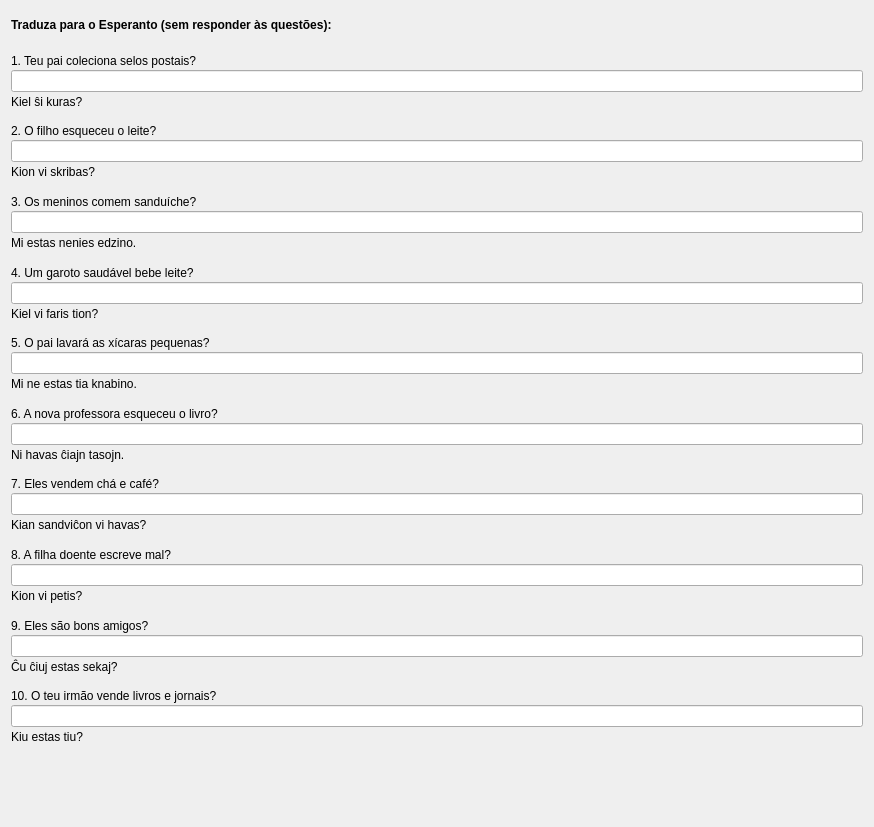
         <widget class="QWidget" name="scrollAreaWidgetContents_7">
          <property name="geometry">
           <rect>
            <x>0</x>
            <y>0</y>
            <width>874</width>
            <height>827</height>
           </rect>
          </property>
          <layout class="QVBoxLayout" name="verticalLayout_7">
           <property name="spacing">
            <number>12</number>
           </property>
           <item>
            <widget class="titolo" name="Lec06_Label25">
             <property name="sizePolicy">
              <sizepolicy hsizetype="Preferred" vsizetype="Maximum">
               <horstretch>0</horstretch>
               <verstretch>0</verstretch>
              </sizepolicy>
             </property>
             <property name="font">
              <font>
               <weight>75</weight>
               <bold>true</bold>
              </font>
             </property>
             <property name="text">
              <string>Traduza para o Esperanto (sem responder às questões):</string>
             </property>
             <property name="wordWrap">
              <bool>true</bool>
             </property>
            </widget>
           </item>
           <item>
            <layout class="QVBoxLayout" name="verticalLayout_173">
             <property name="spacing">
              <number>2</number>
             </property>
             <item>
              <widget class="QLabel" name="Lec06_Label475">
               <property name="text">
                <string>1. Teu pai coleciona selos postais?</string>
               </property>
               <property name="alignment">
                <set>Qt::AlignBottom|Qt::AlignLeading|Qt::AlignLeft</set>
               </property>
               <property name="wordWrap">
                <bool>true</bool>
               </property>
               <property name="buddy">
                <cstring>lineEdit_43</cstring>
               </property>
              </widget>
             </item>
             <item>
              <widget class="cx_edit" name="lineEdit_43">
               <property name="sizePolicy">
                <sizepolicy hsizetype="Preferred" vsizetype="Preferred">
                 <horstretch>0</horstretch>
                 <verstretch>0</verstretch>
                </sizepolicy>
               </property>
              </widget>
             </item>
             <item>
              <widget class="korekta" name="label">
               <property name="text">
                <string>Kiel ŝi kuras?</string>
               </property>
              </widget>
             </item>
            </layout>
           </item>
           <item>
            <layout class="QVBoxLayout" name="verticalLayout_174">
             <property name="spacing">
              <number>2</number>
             </property>
             <item>
              <widget class="QLabel" name="Lec06_Label476">
               <property name="text">
                <string>2. O filho esqueceu o leite?</string>
               </property>
               <property name="alignment">
                <set>Qt::AlignBottom|Qt::AlignLeading|Qt::AlignLeft</set>
               </property>
               <property name="wordWrap">
                <bool>true</bool>
               </property>
               <property name="buddy">
                <cstring>lineEdit_44</cstring>
               </property>
              </widget>
             </item>
             <item>
              <widget class="cx_edit" name="lineEdit_44">
               <property name="sizePolicy">
                <sizepolicy hsizetype="Preferred" vsizetype="Preferred">
                 <horstretch>0</horstretch>
                 <verstretch>0</verstretch>
                </sizepolicy>
               </property>
              </widget>
             </item>
             <item>
              <widget class="korekta" name="label_2">
               <property name="text">
                <string>Kion vi skribas?</string>
               </property>
              </widget>
             </item>
            </layout>
           </item>
           <item>
            <layout class="QVBoxLayout" name="verticalLayout_175">
             <property name="spacing">
              <number>2</number>
             </property>
             <item>
              <widget class="QLabel" name="Lec06_Label477">
               <property name="text">
                <string>3. Os meninos comem sanduíche?</string>
               </property>
               <property name="alignment">
                <set>Qt::AlignBottom|Qt::AlignLeading|Qt::AlignLeft</set>
               </property>
               <property name="wordWrap">
                <bool>true</bool>
               </property>
               <property name="buddy">
                <cstring>lineEdit_45</cstring>
               </property>
              </widget>
             </item>
             <item>
              <widget class="cx_edit" name="lineEdit_45">
               <property name="sizePolicy">
                <sizepolicy hsizetype="Preferred" vsizetype="Preferred">
                 <horstretch>0</horstretch>
                 <verstretch>0</verstretch>
                </sizepolicy>
               </property>
              </widget>
             </item>
             <item>
              <widget class="korekta" name="label_3">
               <property name="text">
                <string>Mi estas nenies edzino.</string>
               </property>
              </widget>
             </item>
            </layout>
           </item>
           <item>
            <layout class="QVBoxLayout" name="verticalLayout_176">
             <property name="spacing">
              <number>2</number>
             </property>
             <item>
              <widget class="QLabel" name="Lec06_Label478">
               <property name="text">
                <string>4. Um garoto saudável bebe leite?</string>
               </property>
               <property name="alignment">
                <set>Qt::AlignBottom|Qt::AlignLeading|Qt::AlignLeft</set>
               </property>
               <property name="wordWrap">
                <bool>true</bool>
               </property>
               <property name="buddy">
                <cstring>lineEdit_46</cstring>
               </property>
              </widget>
             </item>
             <item>
              <widget class="cx_edit" name="lineEdit_46">
               <property name="sizePolicy">
                <sizepolicy hsizetype="Preferred" vsizetype="Preferred">
                 <horstretch>0</horstretch>
                 <verstretch>0</verstretch>
                </sizepolicy>
               </property>
              </widget>
             </item>
             <item>
              <widget class="korekta" name="label_4">
               <property name="text">
                <string>Kiel vi faris tion?</string>
               </property>
              </widget>
             </item>
            </layout>
           </item>
           <item>
            <layout class="QVBoxLayout" name="verticalLayout_177">
             <property name="spacing">
              <number>2</number>
             </property>
             <item>
              <widget class="QLabel" name="Lec06_Label479">
               <property name="text">
                <string>5. O pai lavará as xícaras pequenas?</string>
               </property>
               <property name="alignment">
                <set>Qt::AlignBottom|Qt::AlignLeading|Qt::AlignLeft</set>
               </property>
               <property name="wordWrap">
                <bool>true</bool>
               </property>
               <property name="buddy">
                <cstring>lineEdit_47</cstring>
               </property>
              </widget>
             </item>
             <item>
              <widget class="cx_edit" name="lineEdit_47">
               <property name="sizePolicy">
                <sizepolicy hsizetype="Preferred" vsizetype="Preferred">
                 <horstretch>0</horstretch>
                 <verstretch>0</verstretch>
                </sizepolicy>
               </property>
              </widget>
             </item>
             <item>
              <widget class="korekta" name="label_5">
               <property name="text">
                <string>Mi ne estas tia knabino.</string>
               </property>
              </widget>
             </item>
            </layout>
           </item>
           <item>
            <layout class="QVBoxLayout" name="verticalLayout_179">
             <property name="spacing">
              <number>2</number>
             </property>
             <item>
              <widget class="QLabel" name="Lec06_Label481">
               <property name="text">
                <string>6. A nova professora esqueceu o livro?</string>
               </property>
               <property name="alignment">
                <set>Qt::AlignBottom|Qt::AlignLeading|Qt::AlignLeft</set>
               </property>
               <property name="wordWrap">
                <bool>true</bool>
               </property>
               <property name="buddy">
                <cstring>lineEdit_48</cstring>
               </property>
              </widget>
             </item>
             <item>
              <widget class="cx_edit" name="lineEdit_48">
               <property name="sizePolicy">
                <sizepolicy hsizetype="Preferred" vsizetype="Preferred">
                 <horstretch>0</horstretch>
                 <verstretch>0</verstretch>
                </sizepolicy>
               </property>
              </widget>
             </item>
             <item>
              <widget class="korekta" name="label_6">
               <property name="text">
                <string>Ni havas ĉiajn tasojn.</string>
               </property>
              </widget>
             </item>
            </layout>
           </item>
           <item>
            <layout class="QVBoxLayout" name="verticalLayout_180">
             <property name="spacing">
              <number>2</number>
             </property>
             <item>
              <widget class="QLabel" name="Lec06_Label482">
               <property name="text">
                <string>7. Eles vendem chá e café?</string>
               </property>
               <property name="alignment">
                <set>Qt::AlignBottom|Qt::AlignLeading|Qt::AlignLeft</set>
               </property>
               <property name="wordWrap">
                <bool>true</bool>
               </property>
               <property name="buddy">
                <cstring>lineEdit_49</cstring>
               </property>
              </widget>
             </item>
             <item>
              <widget class="cx_edit" name="lineEdit_49">
               <property name="sizePolicy">
                <sizepolicy hsizetype="Preferred" vsizetype="Preferred">
                 <horstretch>0</horstretch>
                 <verstretch>0</verstretch>
                </sizepolicy>
               </property>
              </widget>
             </item>
             <item>
              <widget class="korekta" name="label_7">
               <property name="text">
                <string>Kian sandviĉon vi havas?</string>
               </property>
              </widget>
             </item>
            </layout>
           </item>
           <item>
            <layout class="QVBoxLayout" name="verticalLayout_181">
             <property name="spacing">
              <number>2</number>
             </property>
             <item>
              <widget class="QLabel" name="Lec06_Label483">
               <property name="text">
                <string>8. A filha doente escreve mal?</string>
               </property>
               <property name="alignment">
                <set>Qt::AlignBottom|Qt::AlignLeading|Qt::AlignLeft</set>
               </property>
               <property name="wordWrap">
                <bool>true</bool>
               </property>
               <property name="buddy">
                <cstring>lineEdit_50</cstring>
               </property>
              </widget>
             </item>
             <item>
              <widget class="cx_edit" name="lineEdit_50">
               <property name="sizePolicy">
                <sizepolicy hsizetype="Preferred" vsizetype="Preferred">
                 <horstretch>0</horstretch>
                 <verstretch>0</verstretch>
                </sizepolicy>
               </property>
              </widget>
             </item>
             <item>
              <widget class="korekta" name="label_8">
               <property name="text">
                <string>Kion vi petis?</string>
               </property>
              </widget>
             </item>
            </layout>
           </item>
           <item>
            <layout class="QVBoxLayout" name="verticalLayout_182">
             <property name="spacing">
              <number>2</number>
             </property>
             <item>
              <widget class="QLabel" name="Lec06_Label484">
               <property name="text">
                <string>9. Eles são bons amigos?</string>
               </property>
               <property name="alignment">
                <set>Qt::AlignBottom|Qt::AlignLeading|Qt::AlignLeft</set>
               </property>
               <property name="wordWrap">
                <bool>true</bool>
               </property>
               <property name="buddy">
                <cstring>lineEdit_51</cstring>
               </property>
              </widget>
             </item>
             <item>
              <widget class="cx_edit" name="lineEdit_51">
               <property name="sizePolicy">
                <sizepolicy hsizetype="Preferred" vsizetype="Preferred">
                 <horstretch>0</horstretch>
                 <verstretch>0</verstretch>
                </sizepolicy>
               </property>
              </widget>
             </item>
             <item>
              <widget class="korekta" name="label_10">
               <property name="text">
                <string>Ĉu ĉiuj estas sekaj?</string>
               </property>
              </widget>
             </item>
            </layout>
           </item>
           <item>
            <layout class="QVBoxLayout" name="verticalLayout_183">
             <property name="spacing">
              <number>2</number>
             </property>
             <item>
              <widget class="QLabel" name="Lec06_Label485">
               <property name="text">
                <string>10. O teu irmão vende livros e jornais?</string>
               </property>
               <property name="alignment">
                <set>Qt::AlignBottom|Qt::AlignLeading|Qt::AlignLeft</set>
               </property>
               <property name="wordWrap">
                <bool>true</bool>
               </property>
               <property name="buddy">
                <cstring>lineEdit_52</cstring>
               </property>
              </widget>
             </item>
             <item>
              <widget class="cx_edit" name="lineEdit_52">
               <property name="sizePolicy">
                <sizepolicy hsizetype="Preferred" vsizetype="Preferred">
                 <horstretch>0</horstretch>
                 <verstretch>0</verstretch>
                </sizepolicy>
               </property>
              </widget>
             </item>
             <item>
              <widget class="korekta" name="label_9">
               <property name="text">
                <string>Kiu estas tiu?</string>
               </property>
              </widget>
             </item>
            </layout>
           </item>
           <item alignment="Qt::AlignHCenter">
            <widget class="sendujo" name="frame_9">
             <property name="frameShape">
              <enum>QFrame::StyledPanel</enum>
             </property>
             <property name="frameShadow">
              <enum>QFrame::Raised</enum>
             </property>
            </widget>
           </item>
          </layout>
         </widget>
